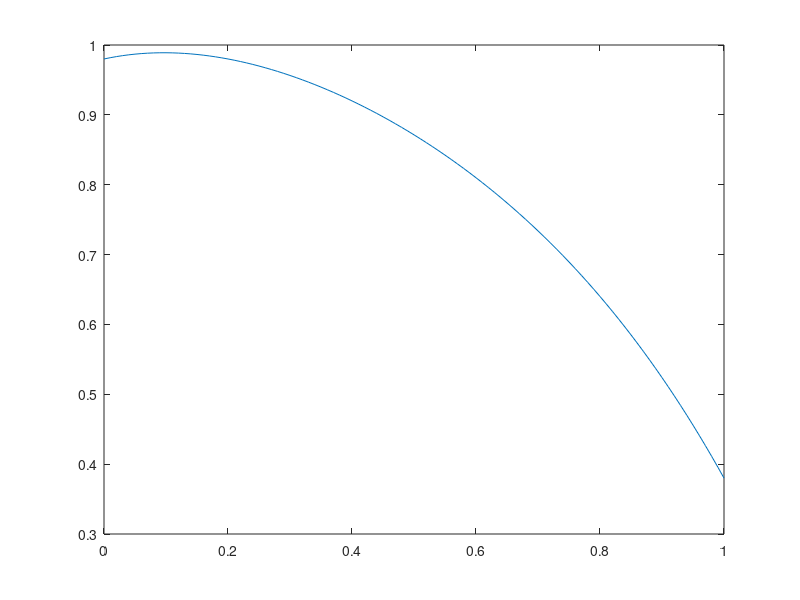

The MATLAB source for this figure:
%Charpter 1
%problem 1
dec2bin(5)
dec2bin(21)
dec2bin(35)
dec2bin(64)

%problem 2
format hex
2^(-1)
2^0
2^1
0.1
0.3
0.3/0.1
3
format short

%problem 6
a=1e-8/2+4e3/2
b=1e308/2+1.5e308/2
c=-1.4e308/2+1.4e308/2

%-------------------------------------
%Charpter 2
%problem 6
x=[.2 .4 .6 .8 1];
y=[.98 .92 .81 .64 .38];

y(2:5)=(y(2:5)-y(1:4))./(x(2:5)-x(1:4));
y(3:5)=(y(3:5)-y(2:4))./(x(3:5)-x(1:3));
y(4:5)=(y(4:5)-y(3:4))./(x(4:5)-x(1:2));
y(5)=(y(5)-y(4))./(x(5)-x(1));
y
z=y(1)*[0,0,0,0,1];
z=z+y(2)*[0,0,0,poly(x(1))];
z=z+y(3)*[0,0,poly(x(1:2))];
z=z+y(4)*[0,poly(x(1:3))];
z=z+y(5)*[poly(x(1:4))];
z

m=0:0.01:1;
n=z(1).*m.^4+z(2).*m.^3+z(3).*m.^2+z(4).*m+z(5);
plot(m,n);
